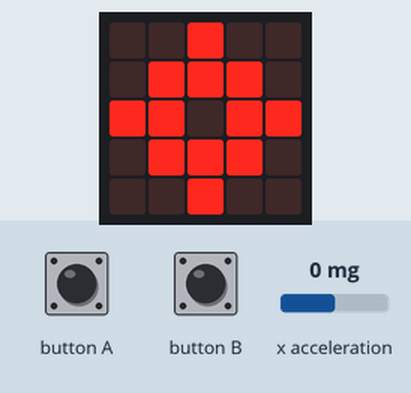
The program below on a simulated BBC micro:bit running MicroPython. Parts: the board's 5×5 LED display. The test bench sets the inputs (shaded band); at power-on: x acceleration 0 mg. Random numbers come from a fixed seed.

Above: at 1.2 s.
1.3 s: button A pressed for 0.15 s
At 2.3 s:
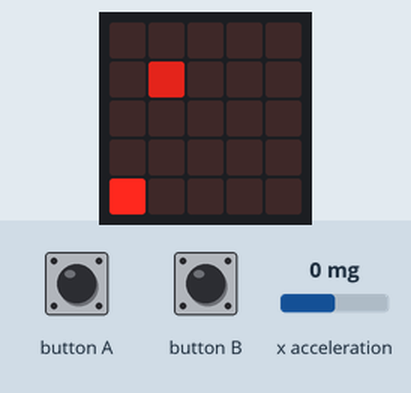
At 2.8 s:
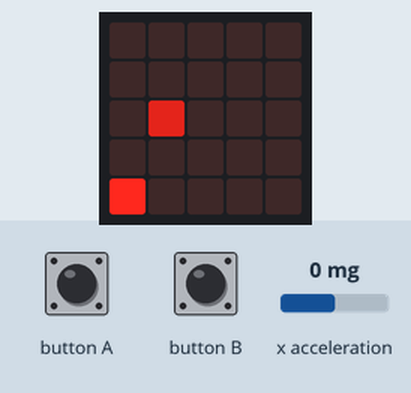
3.3 s: x acceleration set to 376 mg
6.3 s: x acceleration set to 442 mg
At 7.5 s:
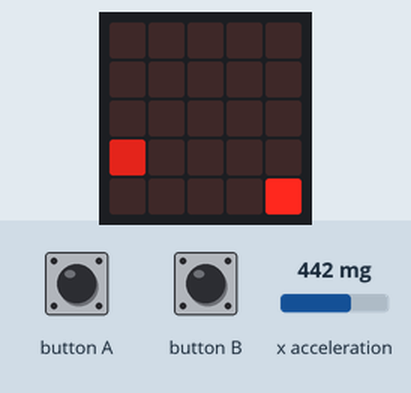
9.2 s: button A pressed for 1 s
11.7 s: x acceleration set to -1440 mg
At 13.0 s:
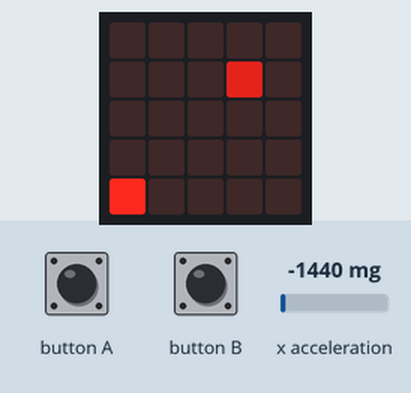
14.1 s: button A pressed for 0.15 s
Timing chart, 0 to 17.1 s (numbered marks = the images above; inputs shaded):
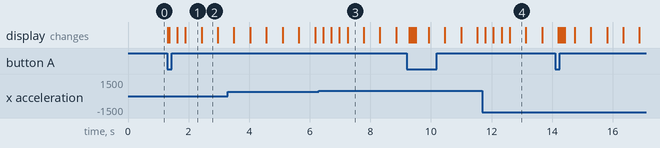

Measured:
- the behaviour switches between 400 and 401 mg on x acceleration (found by bisection; images 2 and 3)
- after the input at 1.3 s, the display: first changes at once (image 1 shows a later state)
- what the display in image 1 shows lasts 0.5 s, from 1.9 s to 2.4 s

The program:

06_game_speed.py
```python
from microbit import *
from random import *

GAME_SPEED = 50
MAX_ROCKETS = 5

class Game:

    def __init__(self):
        self.ship_position = 2
        self.rockets = []
        self.alien_ships = []
        self.tick = 0

    def player_input(self):
        if self.tick > 0:
            self.tick -= 1

        # ship movement
        if self.tick % 5 == 0:
            acceleration = accelerometer.get_x()
            if acceleration < 400:
                if self.ship_position > 0:
                    self.ship_position -= 1
            if acceleration > 400:
                if self.ship_position < 4:
                    self.ship_position += 1

        # fire rockets
        if button_a.was_pressed():
            if len(self.rockets) <= MAX_ROCKETS:
                self.rockets.append([self.ship_position,4])

    def motion(self):
        rockets = []
        for index in range(len(self.rockets)):
            # if a rocket is still active
            if self.rockets[index][1] > 0:
                # move the rocket
                self.rockets[index][1] -= 1
                rockets.append(self.rockets[index])
        self.rockets = rockets

        if self.tick % 10 == 0:
            alien_ships = []
            for index in range(len(self.alien_ships)):
                if self.alien_ships[index][1] < 4:
                    self.alien_ships[index][1] += 1
                    alien_ships.append(self.alien_ships[index])
            self.alien_ships = alien_ships

        if self.tick == 0:
            self.alien_ships.append([randint(0,4),0])
            self.tick += 40


    def draw(self):
        display.clear()

        for alien in self.alien_ships:
            display.set_pixel(alien[0],alien[1],6)

        # draw player rockets
        for rocket in self.rockets:
            display.set_pixel(rocket[0],rocket[1],3)

        # draw player ship
        display.set_pixel(self.ship_position, 4, 9)

while True:

    display.show(Image.TARGET)
    # Wait for either button to be pressed.
    while not (button_a.was_pressed() or button_b.was_pressed()):
        sleep(1)

    game = Game() # Create our game object.

    while True:
        game.draw()
        game.player_input()
        game.motion()
        sleep(GAME_SPEED)
```
